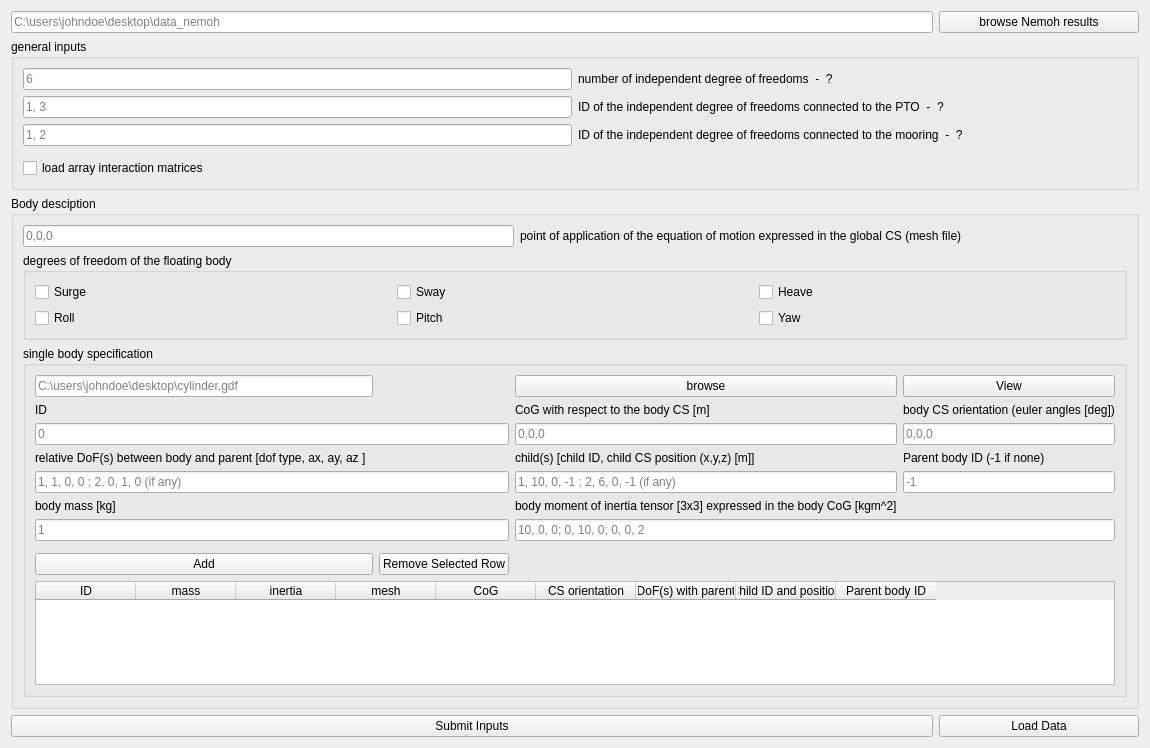
<?xml version="1.0" encoding="UTF-8"?>
<ui version="4.0">
 <class>Form</class>
 <widget class="QWidget" name="Form">
  <property name="geometry">
   <rect>
    <x>0</x>
    <y>0</y>
    <width>1090</width>
    <height>748</height>
   </rect>
  </property>
  <property name="windowTitle">
   <string>Hydrodynamic - Module</string>
  </property>
  <layout class="QGridLayout" name="gridLayout">
   <item row="0" column="0">
    <widget class="QLineEdit" name="le_data_t3">
     <property name="placeholderText">
      <string>C:\users\johndoe\desktop\data_nemoh</string>
     </property>
    </widget>
   </item>
   <item row="0" column="1">
    <widget class="QPushButton" name="btn_browse_t3">
     <property name="minimumSize">
      <size>
       <width>200</width>
       <height>0</height>
      </size>
     </property>
     <property name="text">
      <string>browse Nemoh results</string>
     </property>
    </widget>
   </item>
   <item row="1" column="0" colspan="2">
    <widget class="QGroupBox" name="gen_input_2">
     <property name="title">
      <string>general inputs</string>
     </property>
     <layout class="QGridLayout" name="gridLayout_13">
      <item row="2" column="2" colspan="2">
       <widget class="QLabel" name="label_26">
        <property name="text">
         <string>ID of the independent degree of freedoms connected to the mooring  -  ? </string>
        </property>
       </widget>
      </item>
      <item row="0" column="2" colspan="2">
       <widget class="QLabel" name="label_25">
        <property name="text">
         <string>number of independent degree of freedoms  -  ?</string>
        </property>
       </widget>
      </item>
      <item row="0" column="0" colspan="2">
       <widget class="QLineEdit" name="ndof_t3">
        <property name="text">
         <string/>
        </property>
        <property name="placeholderText">
         <string>6</string>
        </property>
       </widget>
      </item>
      <item row="1" column="0" colspan="2">
       <widget class="QLineEdit" name="pto_dof_t3">
        <property name="text">
         <string/>
        </property>
        <property name="placeholderText">
         <string>1, 3</string>
        </property>
       </widget>
      </item>
      <item row="16" column="2" rowspan="2" colspan="2">
       <widget class="QLabel" name="submit_err_t3">
        <property name="text">
         <string/>
        </property>
       </widget>
      </item>
      <item row="2" column="0" colspan="2">
       <widget class="QLineEdit" name="moor_dof_t3">
        <property name="text">
         <string/>
        </property>
        <property name="placeholderText">
         <string>1, 2</string>
        </property>
       </widget>
      </item>
      <item row="1" column="2" colspan="2">
       <widget class="QLabel" name="label_28">
        <property name="text">
         <string>ID of the independent degree of freedoms connected to the PTO  -  ? </string>
        </property>
       </widget>
      </item>
      <item row="17" column="0">
       <widget class="QCheckBox" name="cb_gen_array_mat_t3">
        <property name="text">
         <string>load array interaction matrices</string>
        </property>
       </widget>
      </item>
     </layout>
    </widget>
   </item>
   <item row="2" column="0" colspan="2">
    <widget class="QGroupBox" name="groupBox_4">
     <property name="title">
      <string>Body desciption</string>
     </property>
     <layout class="QGridLayout" name="gridLayout_12">
      <item row="1" column="0" colspan="3">
       <widget class="QGroupBox" name="groupBox_5">
        <property name="title">
         <string>degrees of freedom of the floating body</string>
        </property>
        <layout class="QGridLayout" name="gridLayout_14">
         <item row="0" column="0">
          <widget class="QCheckBox" name="sh0_t3">
           <property name="text">
            <string>Surge</string>
           </property>
          </widget>
         </item>
         <item row="0" column="1">
          <widget class="QCheckBox" name="sh1_t3">
           <property name="text">
            <string>Sway</string>
           </property>
          </widget>
         </item>
         <item row="0" column="2">
          <widget class="QCheckBox" name="sh2_t3">
           <property name="text">
            <string>Heave</string>
           </property>
          </widget>
         </item>
         <item row="1" column="0">
          <widget class="QCheckBox" name="sh3_t3">
           <property name="text">
            <string>Roll</string>
           </property>
          </widget>
         </item>
         <item row="1" column="1">
          <widget class="QCheckBox" name="sh4_t3">
           <property name="text">
            <string>Pitch</string>
           </property>
          </widget>
         </item>
         <item row="1" column="2">
          <widget class="QCheckBox" name="sh5_t3">
           <property name="text">
            <string>Yaw</string>
           </property>
          </widget>
         </item>
        </layout>
       </widget>
      </item>
      <item row="2" column="0" colspan="3">
       <widget class="QGroupBox" name="groupBox_6">
        <property name="title">
         <string>single body specification</string>
        </property>
        <layout class="QGridLayout" name="gridLayout_15">
         <item row="4" column="1" colspan="2">
          <widget class="QLineEdit" name="dof_body_t3">
           <property name="placeholderText">
            <string>1, 1, 0, 0 ; 2, 0, 1, 0 (if any)</string>
           </property>
          </widget>
         </item>
         <item row="2" column="1" colspan="2">
          <widget class="QLineEdit" name="id_body_t3">
           <property name="text">
            <string/>
           </property>
           <property name="placeholderText">
            <string>0</string>
           </property>
          </widget>
         </item>
         <item row="7" column="3" rowspan="2" colspan="2">
          <widget class="QLabel" name="add_err_t3">
           <property name="text">
            <string/>
           </property>
          </widget>
         </item>
         <item row="5" column="1">
          <widget class="QLabel" name="label_29">
           <property name="text">
            <string>body mass [kg]</string>
           </property>
          </widget>
         </item>
         <item row="3" column="1">
          <widget class="QLabel" name="label_30">
           <property name="text">
            <string>relative DoF(s) between body and parent [dof type, ax, ay, az ]  </string>
           </property>
          </widget>
         </item>
         <item row="0" column="1">
          <widget class="QLineEdit" name="mesh_f_t3">
           <property name="text">
            <string/>
           </property>
           <property name="placeholderText">
            <string>C:\users\johndoe\desktop\cylinder.gdf</string>
           </property>
          </widget>
         </item>
         <item row="1" column="1">
          <widget class="QLabel" name="label_31">
           <property name="text">
            <string>ID</string>
           </property>
          </widget>
         </item>
         <item row="4" column="4">
          <widget class="QLineEdit" name="parent_body_t3">
           <property name="text">
            <string/>
           </property>
           <property name="placeholderText">
            <string>-1</string>
           </property>
          </widget>
         </item>
         <item row="3" column="3">
          <widget class="QLabel" name="label_27">
           <property name="text">
            <string>child(s) [child ID, child CS position (x,y,z) [m]]</string>
           </property>
          </widget>
         </item>
         <item row="4" column="3">
          <widget class="QLineEdit" name="chil_body_t3">
           <property name="text">
            <string/>
           </property>
           <property name="placeholderText">
            <string>1, 10, 0, -1 ; 2, 6, 0, -1 (if any)</string>
           </property>
          </widget>
         </item>
         <item row="3" column="4">
          <widget class="QLabel" name="label_24">
           <property name="text">
            <string>Parent body ID (-1 if none)</string>
           </property>
          </widget>
         </item>
         <item row="1" column="4">
          <widget class="QLabel" name="label_22">
           <property name="text">
            <string>body CS orientation (euler angles [deg])</string>
           </property>
          </widget>
         </item>
         <item row="2" column="4">
          <widget class="QLineEdit" name="cs_body_t3">
           <property name="text">
            <string/>
           </property>
           <property name="placeholderText">
            <string>0,0,0</string>
           </property>
          </widget>
         </item>
         <item row="1" column="3">
          <widget class="QLabel" name="label_23">
           <property name="text">
            <string>CoG with respect to the body CS [m]</string>
           </property>
          </widget>
         </item>
         <item row="6" column="1" colspan="2">
          <widget class="QLineEdit" name="mass_body_t3">
           <property name="text">
            <string/>
           </property>
           <property name="placeholderText">
            <string>1</string>
           </property>
          </widget>
         </item>
         <item row="8" column="1">
          <widget class="QPushButton" name="btn_add_body_t3">
           <property name="text">
            <string>Add</string>
           </property>
          </widget>
         </item>
         <item row="8" column="2">
          <widget class="QPushButton" name="btn_remove_body_t3">
           <property name="text">
            <string>Remove Selected Row</string>
           </property>
          </widget>
         </item>
         <item row="0" column="3">
          <widget class="QPushButton" name="btn_mesh_f_t3">
           <property name="text">
            <string>browse</string>
           </property>
          </widget>
         </item>
         <item row="5" column="3">
          <widget class="QLabel" name="label_21">
           <property name="text">
            <string>body moment of inertia tensor [3x3] expressed in the body CoG [kgm^2]</string>
           </property>
          </widget>
         </item>
         <item row="2" column="3">
          <widget class="QLineEdit" name="cog_body_t3">
           <property name="text">
            <string/>
           </property>
           <property name="placeholderText">
            <string>0,0,0</string>
           </property>
          </widget>
         </item>
         <item row="0" column="4">
          <widget class="QPushButton" name="btn_view_mesh_t3">
           <property name="text">
            <string>View</string>
           </property>
          </widget>
         </item>
         <item row="6" column="3" colspan="2">
          <widget class="QLineEdit" name="inertia_body_t3">
           <property name="text">
            <string/>
           </property>
           <property name="placeholderText">
            <string>10, 0, 0; 0, 10, 0; 0, 0, 2</string>
           </property>
          </widget>
         </item>
         <item row="9" column="1" colspan="4">
          <widget class="QTableWidget" name="tab_body_t3">
           <property name="sizePolicy">
            <sizepolicy hsizetype="Expanding" vsizetype="Expanding">
             <horstretch>0</horstretch>
             <verstretch>0</verstretch>
            </sizepolicy>
           </property>
           <property name="wordWrap">
            <bool>false</bool>
           </property>
           <column>
            <property name="text">
             <string>ID</string>
            </property>
           </column>
           <column>
            <property name="text">
             <string>mass</string>
            </property>
           </column>
           <column>
            <property name="text">
             <string>inertia</string>
            </property>
           </column>
           <column>
            <property name="text">
             <string>mesh</string>
            </property>
           </column>
           <column>
            <property name="text">
             <string>CoG</string>
            </property>
           </column>
           <column>
            <property name="text">
             <string>CS orientation</string>
            </property>
           </column>
           <column>
            <property name="text">
             <string>DoF(s) with parent</string>
            </property>
           </column>
           <column>
            <property name="text">
             <string>Child ID and position</string>
            </property>
           </column>
           <column>
            <property name="text">
             <string>Parent body ID</string>
            </property>
           </column>
          </widget>
         </item>
        </layout>
       </widget>
      </item>
      <item row="0" column="0">
       <widget class="QLineEdit" name="local_cs_t3">
        <property name="text">
         <string/>
        </property>
        <property name="placeholderText">
         <string>0,0,0</string>
        </property>
       </widget>
      </item>
      <item row="0" column="1">
       <widget class="QLabel" name="label_32">
        <property name="text">
         <string>point of application of the equation of motion expressed in the global CS (mesh file)                                                </string>
        </property>
       </widget>
      </item>
     </layout>
    </widget>
   </item>
   <item row="4" column="1">
    <widget class="QPushButton" name="btn_load_data_t3">
     <property name="text">
      <string>Load Data</string>
     </property>
    </widget>
   </item>
   <item row="4" column="0">
    <widget class="QPushButton" name="btn_submit_t3">
     <property name="text">
      <string>Submit Inputs</string>
     </property>
    </widget>
   </item>
  </layout>
 </widget>
 <resources/>
 <connections/>
</ui>
